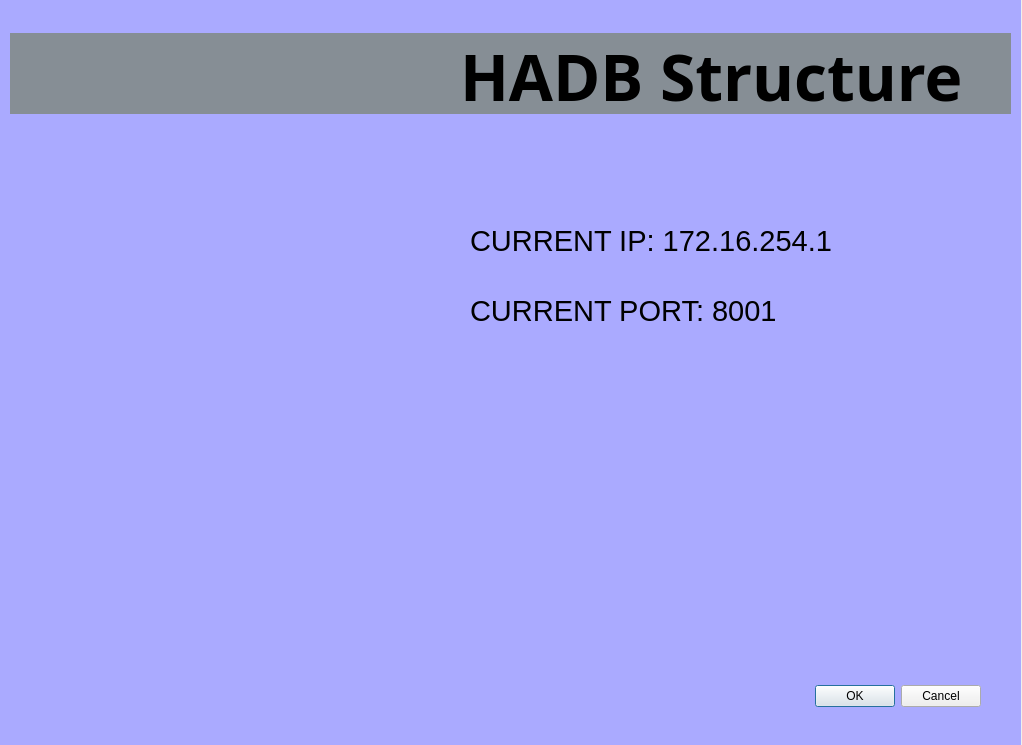
<?xml version="1.0" encoding="UTF-8"?>
<ui version="4.0">
 <class>Show_Structure</class>
 <widget class="QDialog" name="Show_Structure">
  <property name="geometry">
   <rect>
    <x>0</x>
    <y>0</y>
    <width>1022</width>
    <height>745</height>
   </rect>
  </property>
  <property name="windowTitle">
   <string>Dialog</string>
  </property>
  <widget class="QDialogButtonBox" name="buttonBox">
   <property name="geometry">
    <rect>
     <x>640</x>
     <y>680</y>
     <width>341</width>
     <height>32</height>
    </rect>
   </property>
   <property name="orientation">
    <enum>Qt::Horizontal</enum>
   </property>
   <property name="standardButtons">
    <set>QDialogButtonBox::Cancel|QDialogButtonBox::Ok</set>
   </property>
  </widget>
  <widget class="QLabel" name="labelgif">
   <property name="geometry">
    <rect>
     <x>10</x>
     <y>0</y>
     <width>541</width>
     <height>741</height>
    </rect>
   </property>
   <property name="text">
    <string/>
   </property>
  </widget>
  <widget class="QLabel" name="label">
   <property name="geometry">
    <rect>
     <x>470</x>
     <y>200</y>
     <width>441</width>
     <height>81</height>
    </rect>
   </property>
   <property name="font">
    <font>
     <pointsize>22</pointsize>
    </font>
   </property>
   <property name="text">
    <string>CURRENT IP: 172.16.254.1</string>
   </property>
  </widget>
  <widget class="QLabel" name="label_3">
   <property name="geometry">
    <rect>
     <x>470</x>
     <y>270</y>
     <width>441</width>
     <height>81</height>
    </rect>
   </property>
   <property name="font">
    <font>
     <pointsize>22</pointsize>
    </font>
   </property>
   <property name="text">
    <string>CURRENT PORT: 8001</string>
   </property>
  </widget>
  <widget class="QLabel" name="label_2">
   <property name="geometry">
    <rect>
     <x>-20</x>
     <y>0</y>
     <width>1041</width>
     <height>751</height>
    </rect>
   </property>
   <property name="styleSheet">
    <string notr="true">background-color: rgb(170, 170, 255);</string>
   </property>
   <property name="text">
    <string/>
   </property>
  </widget>
  <widget class="QLabel" name="label_4">
   <property name="geometry">
    <rect>
     <x>460</x>
     <y>20</y>
     <width>601</width>
     <height>111</height>
    </rect>
   </property>
   <property name="font">
    <font>
     <family>Tlwg Mono</family>
     <pointsize>48</pointsize>
     <weight>75</weight>
     <bold>true</bold>
    </font>
   </property>
   <property name="text">
    <string>HADB Structure</string>
   </property>
  </widget>
  <widget class="QLabel" name="label_5">
   <property name="geometry">
    <rect>
     <x>10</x>
     <y>33</y>
     <width>1001</width>
     <height>81</height>
    </rect>
   </property>
   <property name="styleSheet">
    <string notr="true">background-color: rgb(134, 142, 149);</string>
   </property>
   <property name="text">
    <string/>
   </property>
  </widget>
  <zorder>label_2</zorder>
  <zorder>label_5</zorder>
  <zorder>labelgif</zorder>
  <zorder>buttonBox</zorder>
  <zorder>label</zorder>
  <zorder>label_3</zorder>
  <zorder>label_4</zorder>
 </widget>
 <resources/>
 <connections>
  <connection>
   <sender>buttonBox</sender>
   <signal>accepted()</signal>
   <receiver>Show_Structure</receiver>
   <slot>accept()</slot>
   <hints>
    <hint type="sourcelabel">
     <x>248</x>
     <y>254</y>
    </hint>
    <hint type="destinationlabel">
     <x>157</x>
     <y>274</y>
    </hint>
   </hints>
  </connection>
  <connection>
   <sender>buttonBox</sender>
   <signal>rejected()</signal>
   <receiver>Show_Structure</receiver>
   <slot>reject()</slot>
   <hints>
    <hint type="sourcelabel">
     <x>316</x>
     <y>260</y>
    </hint>
    <hint type="destinationlabel">
     <x>286</x>
     <y>274</y>
    </hint>
   </hints>
  </connection>
 </connections>
</ui>
